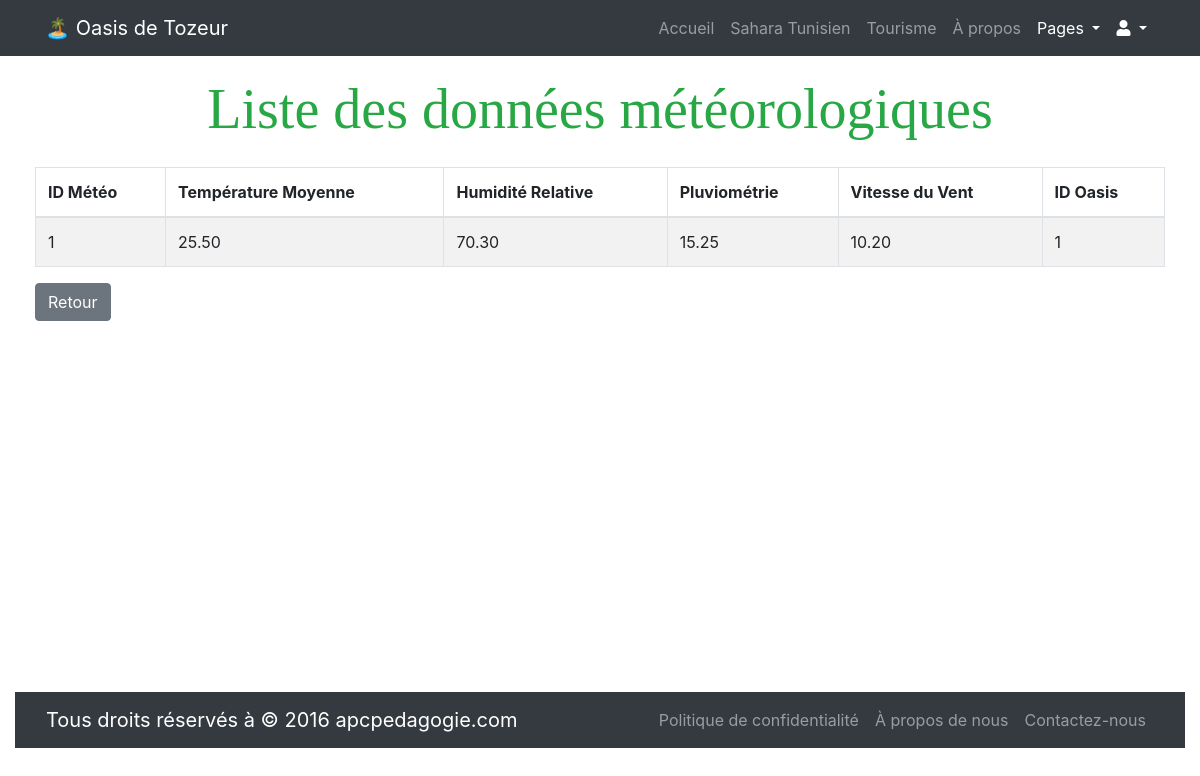
The app's page /afficher_meteo.php?id=1 with its own data.
### tables this page shows
CREATE TABLE `meteo` (
  `id_meteo` int(11) NOT NULL,
  `temperature_moyenne` decimal(4,2) DEFAULT NULL,
  `humidite_relative` decimal(4,2) DEFAULT NULL,
  `pluviometrie` decimal(10,2) DEFAULT NULL,
  `vitesse_vent` decimal(5,2) DEFAULT NULL,
  `id_oasis` int(11) DEFAULT NULL
);

### afficher_meteo.php (the view)
<?php require_once("partials/navbar.php");?>
<div class="container-fluid">
    <div class="row">
        <div class="col-12 d-flex flex-column justify-content-center">
            <div class="card-fluid">
                <div class="card-body">
                    <div class="custom-container bg-black text-white">
                    <h1 data-aos="fade-up" class="mb-4 display-4 fw-bold text-center text-success" style="font-family: 'Courgette', cursive;">Liste des données météorologiques</h1>
                        <div data-aos="fade-up" data-aos-delay="600">
                        <?php
                        require_once('connexion/connexion.php');
                        function getMeteo($pdo, $id)
                        {
                            $sql = "SELECT * FROM Meteo WHERE id_meteo = :id";
                            $stmt = $pdo->prepare($sql);
                            $stmt->bindParam(':id', $id);
                            $stmt->execute();
                            return $stmt->fetch(PDO::FETCH_ASSOC);
                        }
                        if (isset($_GET['id'])) {
                            $id = $_GET['id'];
                            $meteo = getMeteo($pdo, $id);
                            if ($meteo) {
                        ?>
                                <table class="table table-striped table-bordered">
                                    <thead>
                                        <tr>
                                            <th>ID Météo</th>
                                            <th>Température Moyenne</th>
                                            <th>Humidité Relative</th>
                                            <th>Pluviométrie</th>
                                            <th>Vitesse du Vent</th>
                                            <th>ID Oasis</th>
                                        </tr>
                                    </thead>
                                    <tbody>
                                        <tr>
                                            <td><?php echo $meteo['id_meteo']; ?></td>
                                            <td><?php echo $meteo['temperature_moyenne']; ?></td>
                                            <td><?php echo $meteo['humidite_relative']; ?></td>
                                            <td><?php echo $meteo['pluviometrie']; ?></td>
                                            <td><?php echo $meteo['vitesse_vent']; ?></td>
                                            <td><?php echo $meteo['id_oasis']; ?></td>
                                        </tr>
                                    </tbody>
                                </table>
                                <a href="meteo.php" class="btn btn-secondary">Retour</a>
                            <?php
                            } else {
                                echo "Aucune donnée météo trouvée avec cet identifiant.";
                            }
                        } else {
                            echo "Identifiant météo non spécifié.";
                        }
                        ?>
                    </div>
                </div>
            </div>
        </div>
    </div>
</div>
<?php require_once("partials/footer.php"); ?>

### os.css (style rules this page uses)
.text-center { text-align: center; }

### records on screen
meteo: id_meteo "1", temperature_moyenne "25.50", humidite_relative "70.30", pluviometrie "15.25", vitesse_vent "10.20", id_oasis "1"
